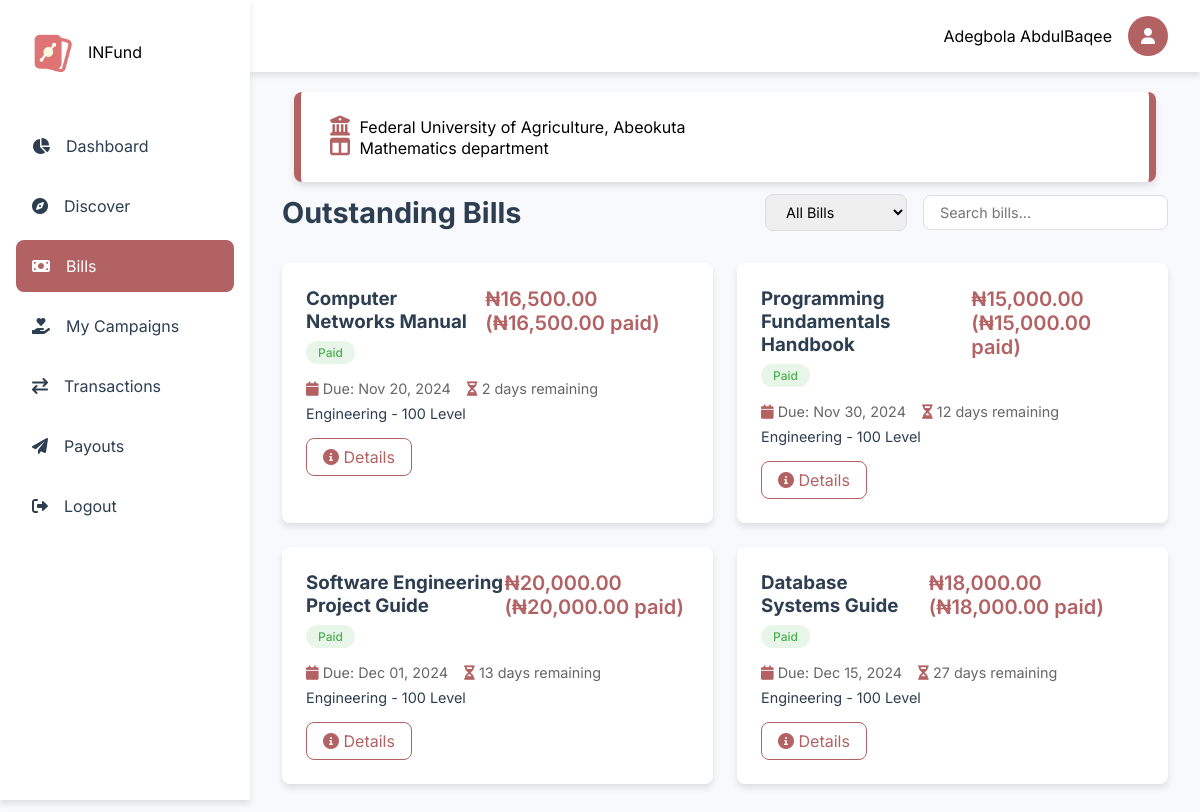
The app's page /dashboard/bills.php (signed in) with its own data.
### tables this page shows
CREATE TABLE `users` (
  `id` int(11) NOT NULL,
  `fullname` varchar(1000) NOT NULL,
  `email` varchar(200) DEFAULT NULL,
  `balance` decimal(15,2) NOT NULL DEFAULT 0.00,
  `username` varchar(30) NOT NULL,
  `phone` varchar(30) DEFAULT NULL,
  `dob` varchar(200) DEFAULT NULL,
  `country` varchar(200) DEFAULT NULL,
  `state` varchar(1000) DEFAULT NULL,
  `university` varchar(1000) DEFAULT NULL,
  `faculty` varchar(1000) DEFAULT NULL,
  `department` varchar(1000) DEFAULT NULL,
  `matric_no` varchar(1000) NOT NULL,
  `password` varchar(1000) DEFAULT NULL,
  `level` varchar(200) NOT NULL DEFAULT '100',
  `bank_id` varchar(200) DEFAULT NULL,
  `bank_account_name` varchar(200) DEFAULT NULL,
  `account_number` int(30) DEFAULT NULL,
  `created_at` varchar(1000) DEFAULT current_timestamp(),
  `last_login` varchar(1000) DEFAULT current_timestamp(),
  `gender` varchar(1000) DEFAULT NULL
);

CREATE TABLE `universities` (
  `id` bigint(20) UNSIGNED NOT NULL,
  `abbreviation` varchar(10) NOT NULL,
  `name` varchar(255) NOT NULL,
  `type` enum('Federal','State','Uniformed','Private') NOT NULL,
  `country` varchar(50) DEFAULT 'Nigeria',
  `email` varchar(1000) DEFAULT NULL,
  `password` varchar(1000) DEFAULT NULL,
  `secret_code` varchar(1000) DEFAULT NULL,
  `logo` varchar(1000) NOT NULL DEFAULT 'default.png'
);

CREATE TABLE `payments` (
  `id` int(11) NOT NULL,
  `uid` int(11) NOT NULL,
  `reference_id` varchar(1000) DEFAULT NULL,
  `gateway_reference` varchar(200) DEFAULT NULL,
  `bill_id` int(11) NOT NULL,
  `student_id` int(11) NOT NULL,
  `total_amount` decimal(10,2) NOT NULL,
  `amount_paid` decimal(10,2) DEFAULT 0.00,
  `status` enum('Unpaid','Partially Paid','Paid') NOT NULL DEFAULT 'Unpaid',
  `last_payment_date` timestamp NULL DEFAULT current_timestamp(),
  `created_at` timestamp NOT NULL DEFAULT current_timestamp(),
  `updated_at` timestamp NOT NULL DEFAULT current_timestamp() ON UPDATE current_timestamp()
);

CREATE TABLE `bills` (
  `id` int(11) NOT NULL,
  `creator_id` int(11) NOT NULL,
  `name` varchar(255) NOT NULL,
  `university` varchar(255) NOT NULL,
  `faculty` varchar(255) NOT NULL,
  `department` varchar(1000) NOT NULL,
  `level` varchar(255) NOT NULL,
  `matric_no` varchar(255) NOT NULL,
  `price` decimal(10,2) NOT NULL,
  `start_date` date DEFAULT NULL,
  `end_date` date DEFAULT NULL,
  `created_at` timestamp NOT NULL DEFAULT current_timestamp()
);

### includes/user/functions.php (called while the page is built, shortened)
<?php
function getUserDetails(string $email): array
{
    global $conn;
    if (strpos($email, "@")) {
        $query = "SELECT * FROM users WHERE email = ?";
    } else {
        $query = "SELECT * FROM users WHERE id = ?";
    }
    $stmt = $conn->prepare($query);
    $stmt->bind_param("s", $email);
    $stmt->execute();
    $result = $stmt->get_result();
    $data = $result->fetch_assoc();
    return $data;
}
?>

### includes/get_universities.php (called while the page is built, shortened)
<?php
function get_university($abbr)
{
    global $conn;
    $stmt = $conn->prepare("SELECT * FROM universities WHERE abbreviation=?");
    $stmt->bind_param("s", $abbr);
    $stmt->execute();
    $result = $stmt->get_result();
    $university = [];
    while ($row = $result->fetch_assoc()) {
        $university[] = $row;
    }
    return $university;
}

### includes/user/get_bills.php (called while the page is built, shortened)
<?php
function getBillsByDepartment($department, $user_id)
{
    global $conn;
    $query = "SELECT b.*,
              p.amount_paid,
              p.status as payment_status,
              p.last_payment_date,
              DATEDIFF(b.end_date, CURRENT_DATE()) as days_remaining
              FROM bills b
              LEFT JOIN payments p ON b.id = p.bill_id AND p.student_id = ?
              WHERE b.department = ?
              AND b.end_date >= CURRENT_DATE()
              ORDER BY b.end_date ASC";
    $stmt = $conn->prepare($query);
    $stmt->bind_param("is", $user_id, $department);
    $stmt->execute();
    $result = $stmt->get_result();
    return $result->fetch_all(MYSQLI_ASSOC);
}

### dashboard/bills.php (the view, shortened to what this page needs)
<?php
$page = "Bills";
$css1 = "bills_campaigns";
include '../config/config.php';
include '../includes/get_universities.php';
include '../includes/user/get_bills.php';
include '../includes/user/nav.php';
$university = get_university($my_details['university']);
$bills = getBillsByDepartment($my_details['department'], $_SESSION['user_id']);
function getBadgeClass($status)
{
    switch ($status) {
        case 'Paid':
            return 'badge-success';
    }
}
?>
<main class="main-content">
    <div class="server-details">
        <i class="fas fa-university"></i> <?php echo $university[0]['name'] ?? 'University Not Found'; ?>
        <br>
        <i class="fas fa-columns"></i> <?php echo $my_details['department']; ?> department
    </div>
    <div class="page-header">
        <h1>Outstanding Bills</h1>
        <div class="filter-section">
            <select class="filter-select">
                <option value="all">All Bills</option>
            </select>
            <input type="text" class="search-input" placeholder="Search bills...">
        </div>
    </div>
    <div class="bills-grid">
        <?php if (!empty($bills)) : ?>
            <?php foreach ($bills as $bill) : ?>
                <?php
                $payment_status = $bill['payment_status'] ?? 'Unpaid';
                $badge_class = getBadgeClass($payment_status);
                $amount_display = '₦' . number_format($bill['price'], 2);
                if (isset($bill['amount_paid']) && $bill['amount_paid'] > 0) {
                    $amount_display .= ' (₦' . number_format($bill['amount_paid'], 2) . ' paid)';
                }
                ?>
                <div class="bill-card" data-status="<?php echo strtolower($payment_status); ?>">
                    <div class="bill-header">
                        <div class="bill-title">
                            <h3><?php echo htmlspecialchars($bill['name']); ?></h3>
                            <span class="badge <?php echo $badge_class; ?>">
                                <?php echo $payment_status; ?>
                            </span>
                        </div>
                        <div class="bill-amount"><?php echo $amount_display; ?></div>
                    </div>
                    <div class="bill-details">
                        <div class="bill-info">
                            <span><i class="fas fa-calendar"></i> Due: <?php echo date('M d, Y', strtotime($bill['end_date'])); ?></span>
                            <span><i class="fas fa-hourglass-half"></i> <?php echo $bill['days_remaining']; ?> days remaining</span>
                        </div>
                        <p class="bill-description">
                            <?php echo htmlspecialchars($bill['faculty'] . ' - ' . $bill['level'] . ' Level'); ?>
                        </p>
                    </div>
                    <?php if ($payment_status == 'Paid') : ?>
                        <div class="bill-actions">
                            <a href="bill.php?id=<?php echo $bill['id']; ?>" class="remind-button"><i class="fas fa-info-circle"></i> Details</a>
                        </div>
                    <?php endif; ?>
                </div>
            <?php endforeach; ?>
        <?php endif; ?>
    </div>
</main>
<?php
include '../includes/user/footer.php';
?>

### includes/user/nav.php (shortened to what this page needs)
<?php
include '../config/config.php';
include '../includes/user/functions.php';
$my_details = getUserDetails($_SESSION["user_id"]);
?>
<!DOCTYPE html>
<html lang="en">
<head>
    <link href="https://cdnjs.cloudflare.com/ajax/libs/toastr.js/latest/css/toastr.min.css" rel="stylesheet" />
    <link rel="stylesheet" href="https://cdnjs.cloudflare.com/ajax/libs/font-awesome/6.0.0/css/all.min.css">
    <link rel="stylesheet" href="../assets/css/user/nav.css">
    <?php if (isset($css1)) : ?>
        <link rel="stylesheet" href="../assets/css/user/<?= $css1 ?>.css">
    <?php endif; ?>
</head>
<body>
    <div class="container">
        <nav class="sidenav">
            <div class="logo">
                <img src="../assets/images/static/logo.png" alt="Logo">
                <span>INFund</span>
            </div>
            <ul class="nav-links">
                <li class="nav-item">
                    <a href="./overview" class="nav-link <?= isset($page) && $page == 'Overview' ? 'active' : ''; ?>">
                        <i class="fas fa-chart-pie"></i>
                        <span>Dashboard</span>
                    </a>
                </li>
                <li class="nav-item">
                    <a href="./discover" class="nav-link <?= isset($page) && $page == 'Discover' ? 'active' : ''; ?>">
                        <i class="fas fa-compass"></i>
                        <span>Discover</span>
                    </a>
                </li>
                <li class="nav-item">
                    <a href="./bills" class="nav-link <?= isset($page) && $page == 'Bills' ? 'active' : ''; ?>">
                        <i class="fas fa-money-bill"></i>
                        <span>Bills</span>
                    </a>
                </li>
                <li class="nav-item">
                    <a href="./campaigns" class="nav-link <?= isset($page) && $page == 'Campaigns' ? 'active' : ''; ?>">
                        <i class="fas fa-hand-holding-heart"></i>
                        <span>My Campaigns</span>
                    </a>
                </li>
                <li class="nav-item">
                    <a href="./transactions" class="nav-link <?= isset($page) && $page == 'Transactions' ? 'active' : ''; ?>">
                        <i class="fas fa-exchange"></i>
                        <span>Transactions</span>
                    </a>
                </li>
                <li class="nav-item">
                    <a href="./payouts" class="nav-link <?= isset($page) && $page == 'Payouts' ? 'active' : ''; ?>">
                        <i class="fas fa-paper-plane"></i>
                        <span>Payouts</span>
                    </a>
                </li>
                <li class="nav-item">
                    <a href="./logout" class="nav-link ">
                        <i class="fas fa-sign-out-alt"></i>
                        <span>Logout</span>
                    </a>
                </li>
            </ul>
        </nav>
        <div class="topnav">
            <div class="user-profile">
                <span><?php echo $my_details['fullname']; ?></span>
                <a href="./profile">
                    <div class="avatar">
                        <i class="fas fa-user"></i>
                    </div>
                </a>
            </div>
        </div>

### assets/css/user/nav.css (style rules this page uses)
:root { --primary-color: #b36264; --secondary-color: #755e28; --accent-color: #b36264; --text-color: #2c3e50; --background-color: #f7f9fc; --card-background: #ffffff; --border-radius: 8px; --transition: all 0.3s ease; --shadow: 0 4px 6px rgba(0, 0, 0, 0.1); --shadow-hover: 0 10px 15px rgba(0, 0, 0, 0.15); --success-color: #4caf50; --warning-color: #ffa000; --danger-color: #f44336; --info-color: #2196f3; }
* { margin: 0; padding: 0; box-sizing: border-box; font-family: "Inter", sans-serif; }
body { background-color: var(--background-color); }
.container { display: flex; min-height: 100vh; }
.sidenav { width: 250px; background: var(--card-background); padding: 1rem; height: 100vh; position: fixed; transition: var(--transition); box-shadow: var(--shadow); z-index: 1000; }
.logo { display: flex; align-items: center; gap: 1rem; padding: 1rem; margin-bottom: 2rem; }
.logo img { width: 40px; height: 40px; }
.nav-links { list-style: none; }
.nav-item { margin-bottom: 0.5rem; }
.nav-link { display: flex; align-items: center; padding: 1rem; color: var(--text-color); text-decoration: none; border-radius: var(--border-radius); transition: var(--transition); gap: 1rem; }
.nav-link.active { background: var(--accent-color); color: white; }
.topnav { background: var(--card-background); padding: 1rem 2rem; display: flex; justify-content: flex-end; align-items: center; position: fixed; width: calc(100% - 250px); right: 0; box-shadow: var(--shadow); z-index: 900; }
.user-profile { display: flex; align-items: center; gap: 1rem; }
.avatar { width: 40px; height: 40px; border-radius: 50%; background: var(--accent-color); display: flex; align-items: center; justify-content: center; color: white; }
.main-content { margin-left: 250px; padding: 5rem 2rem 2rem; flex: 1; }
.server-details { background: var(--card-background); padding: 1.5rem; border-radius: var(--border-radius); box-shadow: var(--shadow); transition: var(--transition); margin: 12px 12px; border-left: 7px solid var(--accent-color); border-right: 7px solid var(--accent-color); }
.server-details i { color: var(--accent-color); margin: 0px 5px; font-size: 20px; }
.badge { padding: 0.25rem 0.75rem; border-radius: 20px; font-size: 0.75rem; font-weight: 500; }
.badge-success { background: #e8f5e9; color: var(--success-color); }

### assets/css/user/bills_campaigns.css (style rules this page uses)
.page-header { display: flex; justify-content: space-between; align-items: center; margin-bottom: 2rem; flex-wrap: wrap; gap: 1rem; }
.page-header h1 { color: var(--text-color); font-size: 1.8rem; margin: 0; }
.filter-section { display: flex; gap: 1rem; align-items: center; }
.filter-select, .search-input { padding: 0.5rem 1rem; border: 1px solid #ddd; border-radius: var(--border-radius); font-size: 0.9rem; }
.search-input { min-width: 200px; }
.bills-grid { display: grid; gap: 1.5rem; grid-template-columns: repeat(auto-fill, minmax(350px, 1fr)); }
.bill-card { background: var(--card-background); border-radius: var(--border-radius); padding: 1.5rem; box-shadow: var(--shadow); transition: var(--transition); }
.bill-header { display: flex; justify-content: space-between; align-items: flex-start; margin-bottom: 1rem; }
.bill-title h3 { margin: 0 0 0.5rem 0; color: var(--text-color); }
.bill-amount { font-size: 1.25rem; font-weight: 600; color: var(--accent-color); }
.bill-info { display: flex; gap: 1rem; color: #666; font-size: 0.9rem; margin-bottom: 0.5rem; }
.bill-info i { color: var(--accent-color); }
.bill-description { color: var(--text-color); font-size: 0.9rem; margin: 0.5rem 0; }
.bill-actions { display: flex; gap: 1rem; margin-top: 1rem; }
.bill-actions a { text-decoration: none; }
.remind-button { padding: 0.5rem 1rem; background: transparent; color: var(--accent-color); border: 1px solid var(--accent-color); border-radius: var(--border-radius); cursor: pointer; transition: var(--transition); }
.badge { padding: 0.25rem 0.75rem; border-radius: 20px; font-size: 0.75rem; font-weight: 500; display: inline-flex; align-items: center; }
@media (max-width: 1200px) { .bills-grid { grid-template-columns: repeat(2, 1fr); } }
.bill-card, .campaign-card { animation: slideIn 0.3s ease-out; }

### records on screen
users: fullname "Adegbola AbdulBaqee", department "Mathematics"
universities: name "Federal University of Agriculture, Abeokuta"
payments: bill.name "Computer Networks Manual", status "Paid", amount_display "₦16,500.00 (₦16,500.00 paid)", bill.end_date "Nov 20, 2024", days_remaining "2", bill.level "Engineering - 100 Level"
payments: bill.name "Programming Fundamentals Handbook", status "Paid", amount_display "₦15,000.00 (₦15,000.00 paid)", bill.end_date "Nov 30, 2024", days_remaining "12", bill.level "Engineering - 100 Level"
payments: bill.name "Software Engineering Project Guide", status "Paid", amount_display "₦20,000.00 (₦20,000.00 paid)", bill.end_date "Dec 01, 2024", days_remaining "13", bill.level "Engineering - 100 Level"
payments: bill.name "Database Systems Guide", status "Paid", amount_display "₦18,000.00 (₦18,000.00 paid)", bill.end_date "Dec 15, 2024", days_remaining "27", bill.level "Engineering - 100 Level"
